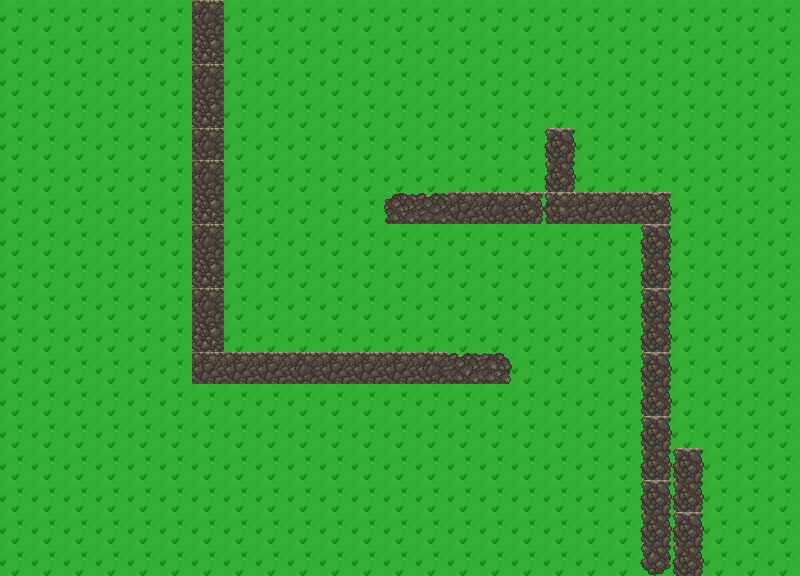

A level layout from a 2D game, rendered from its tile map. Below: a short description, then the map file with its tile-grid data intact:
An orthogonal 25x18 tile map with 32x32 px tiles, 2 tile layers (Tile Layer 1, walls), 2 tilesets.

<map version="1.10" tiledversion="1.12.2" orientation="orthogonal" renderorder="right-down" width="25" height="18" tilewidth="32" tileheight="32" infinite="0" nextlayerid="4" nextobjectid="1">
 <tileset firstgid="1" source="grass.tsx" />
 <tileset firstgid="101" source="RockTile.tsx" />
 <layer id="1" name="Tile Layer 1" width="25" height="18">
  <data encoding="csv">
1,2,3,4,5,6,7,8,9,10,1,2,3,4,5,1,2,3,4,5,6,7,8,9,10,
11,12,13,14,15,16,17,18,19,20,11,12,13,14,15,11,12,13,14,15,16,17,18,19,20,
21,22,23,24,25,26,27,28,29,30,21,22,23,24,25,21,22,23,24,25,26,27,28,29,30,
31,32,33,34,35,36,37,38,39,40,31,32,33,34,35,31,32,33,34,35,36,37,38,39,40,
41,42,43,44,45,46,47,48,49,50,41,42,43,44,45,41,42,43,44,45,46,47,48,49,50,
51,52,53,54,55,56,57,58,59,60,51,52,53,54,55,51,52,53,54,55,56,57,58,59,60,
61,62,63,64,65,66,67,68,69,70,61,62,63,64,65,61,62,63,64,65,66,67,68,69,70,
71,72,73,74,75,76,77,78,79,80,71,72,73,74,75,71,72,73,74,75,76,77,78,79,80,
1,2,3,4,5,6,7,8,9,10,6,7,8,9,10,1,2,3,4,5,6,7,8,9,10,
11,12,13,14,15,16,17,18,19,20,16,17,18,19,20,11,12,13,14,15,16,17,18,19,20,
21,22,23,24,25,26,27,28,29,30,26,27,28,29,30,21,22,23,24,25,26,27,28,29,30,
31,32,33,34,35,36,37,38,39,40,36,37,38,39,40,31,32,33,34,35,36,37,38,39,40,
41,42,43,44,45,46,47,48,49,50,46,47,48,49,50,41,42,43,44,45,46,47,48,49,50,
51,52,53,54,55,56,57,58,59,60,56,57,58,59,60,51,52,53,54,55,56,57,58,59,60,
61,62,63,64,65,66,67,68,69,70,66,67,68,69,70,61,62,63,64,65,66,67,68,69,70,
71,72,73,74,75,76,77,78,79,80,76,77,78,79,80,71,72,73,74,75,76,77,78,79,80,
81,82,83,84,85,86,87,88,89,90,86,87,88,89,90,81,82,83,84,85,86,87,88,89,90,
91,92,93,94,95,96,97,98,99,100,96,97,98,99,100,91,92,93,94,95,96,97,98,99,100
</data>
 </layer>
 <layer id="2" name="walls" width="25" height="18">
  <data encoding="csv">
0,0,0,0,0,0,115,0,0,0,0,0,0,0,0,0,0,0,0,0,0,0,0,0,0,
0,0,0,0,0,0,121,0,0,0,0,0,0,0,0,0,0,0,0,0,0,0,0,0,0,
0,0,0,0,0,0,115,0,0,0,0,0,0,0,0,0,0,0,0,0,0,0,0,0,0,
0,0,0,0,0,0,121,0,0,0,0,0,0,0,0,0,0,0,0,0,0,0,0,0,0,
0,0,0,0,0,0,115,0,0,0,0,0,0,0,0,0,0,117,0,0,0,0,0,0,0,
0,0,0,0,0,0,115,0,0,0,0,0,0,0,0,0,0,123,0,0,0,0,0,0,0,
0,0,0,0,0,0,121,0,0,0,0,0,103,104,114,115,116,113,114,115,116,0,0,0,0,
0,0,0,0,0,0,115,0,0,0,0,0,0,0,0,0,0,0,0,0,117,0,0,0,0,
0,0,0,0,0,0,121,0,0,0,0,0,0,0,0,0,0,0,0,0,123,0,0,0,0,
0,0,0,0,0,0,115,0,0,0,0,0,0,0,0,0,0,0,0,0,117,0,0,0,0,
0,0,0,0,0,0,121,0,0,0,0,0,0,0,0,0,0,0,0,0,123,0,0,0,0,
0,0,0,0,0,0,114,114,114,115,114,114,114,115,105,106,0,0,0,0,117,0,0,0,0,
0,0,0,0,0,0,0,0,0,0,0,0,0,0,0,0,0,0,0,0,123,0,0,0,0,
0,0,0,0,0,0,0,0,0,0,0,0,0,0,0,0,0,0,0,0,117,0,0,0,0,
0,0,0,0,0,0,0,0,0,0,0,0,0,0,0,0,0,0,0,0,123,117,0,0,0,
0,0,0,0,0,0,0,0,0,0,0,0,0,0,0,0,0,0,0,0,117,123,0,0,0,
0,0,0,0,0,0,0,0,0,0,0,0,0,0,0,0,0,0,0,0,123,117,0,0,0,
0,0,0,0,0,0,0,0,0,0,0,0,0,0,0,0,0,0,0,0,129,123,0,0,0
</data>
 </layer>
 <objectgroup id="3" name="bone" />
</map>
